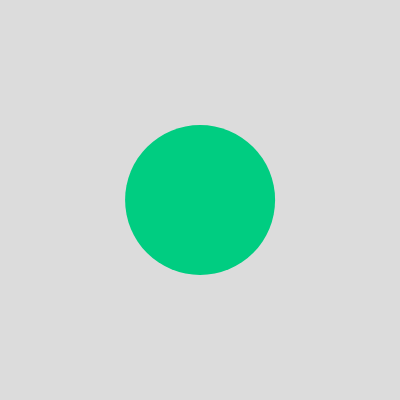
Frame 1 (no input)
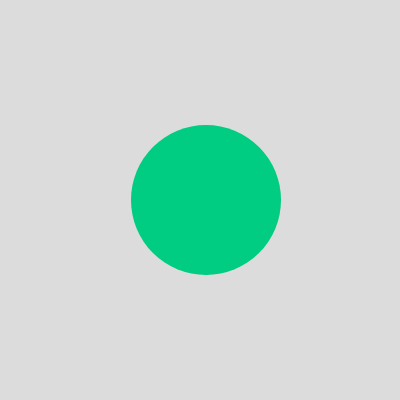
Frame 60 (no input)
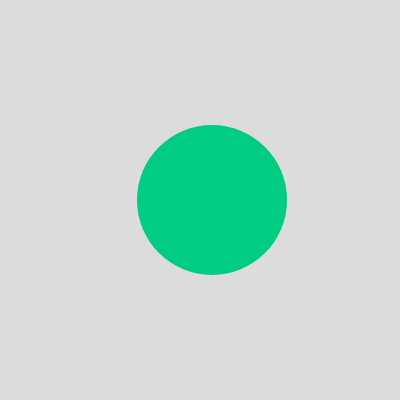
Frame 120 (the mouse pressed at the canvas centre since frame 60)

The p5.js sketch that drew these frames (run headless with seeded random() and noise() and a simulated clock; from frame 60 on, the mouse is pressed at the canvas centre):

// p5.js sketch
// ── sketch.js
let x = 200;
let y = 200;
let diameter = 150;

function setup() {
  createCanvas(400, 400);
}

function draw() {
  x += 0.1;

  background(220);
  noStroke();
  fill(0, 205, 129);
  circle(x, y, diameter);
}
